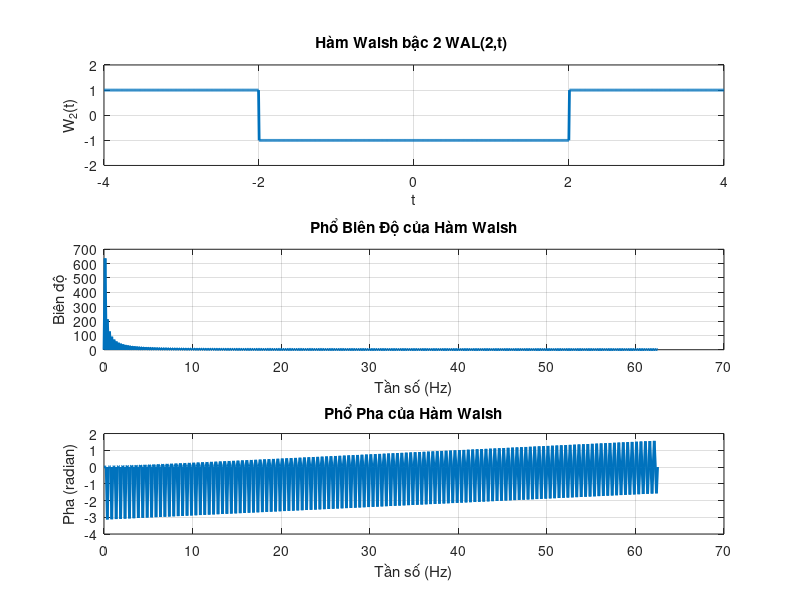

Write the MATLAB code that produced this figure.
% Định nghĩa miền thời gian từ -4 đến 4
t = linspace(-4, 4, 1000);  % Tạo một vector thời gian từ -4 đến 4, với 1000 điểm

% Hàm Walsh bậc 3 với các giá trị +1 và -1 phân bố đều trong khoảng thời gian từ -4 đến 4
W_2 = ones(size(t));   % Khởi tạo một vector chứa toàn bộ giá trị +1

% Thay đổi giá trị thành -1 theo các đoạn thời gian sao cho giá trị lần lượt là 1, -1, -1, 1 cách đều
W_2(t >= -4 & t < -2) = 1;   % Thay đổi giá trị thành +1 trong khoảng từ -4 đến -2
W_2(t >= -2 & t < 0) = -1;   % Thay đổi giá trị thành -1 trong khoảng từ -2 đến 0
W_2(t >= 0 & t < 2) = -1;    % Thay đổi giá trị thành -1 trong khoảng từ 0 đến 2
W_2(t >= 2 & t < 4) = 1;     % Thay đổi giá trị thành +1 trong khoảng từ 2 đến 4

% Vẽ đồ thị của hàm Walsh
figure;
subplot(3,1,1);
plot(t, W_2, 'LineWidth', 2);
title('Hàm Walsh bậc 2 WAL(2,t) ');
xlabel('t');
ylabel('W_2(t)');
ylim([-2 2]);  % Đặt giới hạn trục tung từ -2 đến 2
grid on;

% Tính và vẽ phổ biên độ
N = length(t);  % Số lượng điểm
Fs = N / (t(end) - t(1));  % Tần số lấy mẫu
W_3_fft = fft(W_2);  % Phép biến đổi Fourier

% Tính phổ biên độ
W_3_magnitude = abs(W_3_fft);
f = Fs * (0:(N/2)) / N;  % Tạo trục tần số

% Lấy một nửa phổ (do phổ Fourier là đối xứng)
W_3_magnitude_half = W_3_magnitude(1:N/2+1);

subplot(3,1,2);
plot(f, W_3_magnitude_half, 'LineWidth', 2);
title('Phổ Biên Độ của Hàm Walsh');
xlabel('Tần số (Hz)');
ylabel('Biên độ');
grid on;

% Tính và vẽ phổ pha
W_2_phase = angle(W_3_fft);  % Phổ pha

% Lấy một nửa phổ pha
W_2_phase_half = W_2_phase(1:N/2+1);

subplot(3,1,3);
plot(f, W_2_phase_half, 'LineWidth', 2);
title('Phổ Pha của Hàm Walsh');
xlabel('Tần số (Hz)');
ylabel('Pha (radian)');
grid on;